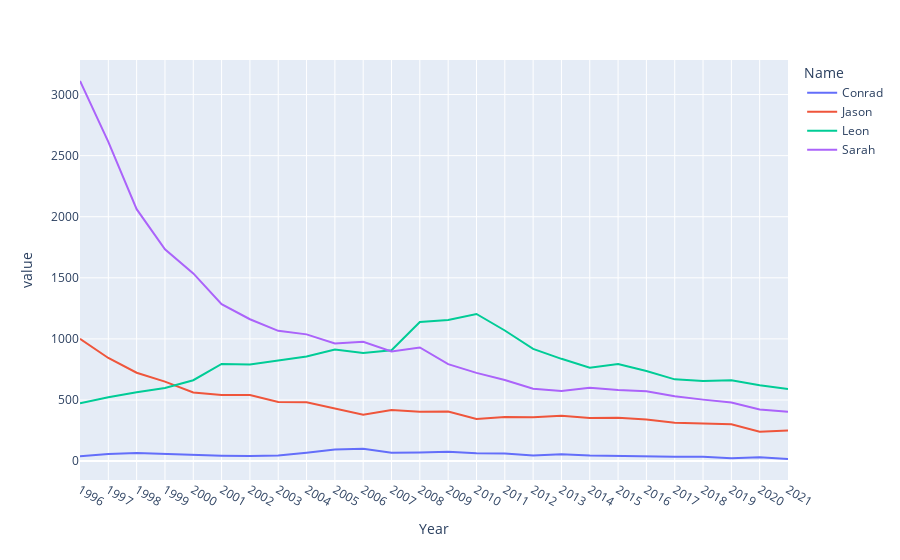

Notebook code cell kept with this figure:
### Code cell
px.line(df_family_counts, title="UK Babies with same forename of family members")

### Figure 1 — Plotly figure (JSON) as saved in the notebook; plotly's stock layout.template omitted (floating-point values rounded to 4 significant figures)
{"data": [{"hovertemplate": "Name=Conrad<br>Year=%{x}<br>value=%{y}<extra></extra>", "legendgroup": "Conrad", "line": {"color": "#636efa", "dash": "solid"}, "marker": {"symbol": "circle"}, "mode": "lines", "name": "Conrad", "orientation": "v", "showlegend": true, "type": "scatter", "x": ["1996", "1997", "1998", "1999", "2000", "2001", "2002", "2003", "2004", "2005", "2006", "2007", "2008", "2009", "2010", "2011", "2012", "2013", "2014", "2015", "2016", "2017", "2018", "2019", "2020", "2021"], "xaxis": "x", "y": [39, 57, 66, 58, 53, 44, 41, 45, 68, 94, 101, 68, 71, 76, 64, 61, 45, 56, 45, 41, 36, 36, 36, 23, 31, 17], "yaxis": "y"}, {"hovertemplate": "Name=Jason<br>Year=%{x}<br>value=%{y}<extra></extra>", "legendgroup": "Jason", "line": {"color": "#EF553B", "dash": "solid"}, "marker": {"symbol": "circle"}, "mode": "lines", "name": "Jason", "orientation": "v", "showlegend": true, "type": "scatter", "x": ["1996", "1997", "1998", "1999", "2000", "2001", "2002", "2003", "2004", "2005", "2006", "2007", "2008", "2009", "2010", "2011", "2012", "2013", "2014", "2015", "2016", "2017", "2018", "2019", "2020", "2021"], "xaxis": "x", "y": [1001, 844, 723, 650, 561, 541, 540, 484, 481, 432, 379, 419, 404, 406, 344, 360, 359, 372, 353, 355, 340, 314, 311, 302, 240, 251], "yaxis": "y"}, {"hovertemplate": "Name=Leon<br>Year=%{x}<br>value=%{y}<extra></extra>", "legendgroup": "Leon", "line": {"color": "#00cc96", "dash": "solid"}, "marker": {"symbol": "circle"}, "mode": "lines", "name": "Leon", "orientation": "v", "showlegend": true, "type": "scatter", "x": ["1996", "1997", "1998", "1999", "2000", "2001", "2002", "2003", "2004", "2005", "2006", "2007", "2008", "2009", "2010", "2011", "2012", "2013", "2014", "2015", "2016", "2017", "2018", "2019", "2020", "2021"], "xaxis": "x", "y": [474, 523, 564, 599, 662, 795, 790, 824, 856, 914, 884, 907, 1138, 1155, 1204, 1069, 918, 837, 765, 795, 737, 669, 655, 662, 620, 590], "yaxis": "y"}, {"hovertemplate": "Name=Sarah<br>Year=%{x}<br>value=%{y}<extra></extra>", "legendgroup": "Sarah", "line": {"color": "#ab63fa", "dash": "solid"}, "marker": {"symbol": "circle"}, "mode": "lines", "name": "Sarah", "orientation": "v", "showlegend": true, "type": "scatter", "x": ["1996", "1997", "1998", "1999", "2000", "2001", "2002", "2003", "2004", "2005", "2006", "2007", "2008", "2009", "2010", "2011", "2012", "2013", "2014", "2015", "2016", "2017", "2018", "2019", "2020", "2021"], "xaxis": "x", "y": [3111, 2613, 2062, 1733, 1536, 1285, 1161, 1066, 1037, 962, 976, 897, 930, 793, 722, 663, 592, 574, 601, 581, 572, 530, 503, 479, 422, 403], "yaxis": "y"}], "layout": {"autosize": true, "legend": {"title": {"text": "Name"}, "tracegroupgap": 0}, "margin": {"t": 60}, "xaxis": {"anchor": "y", "autorange": true, "domain": [0, 1], "range": [0, 25], "title": {"text": "Year"}, "type": "category"}, "yaxis": {"anchor": "x", "autorange": true, "domain": [0, 1], "range": [-154.9, 3283.0], "title": {"text": "value"}, "type": "linear"}}}
